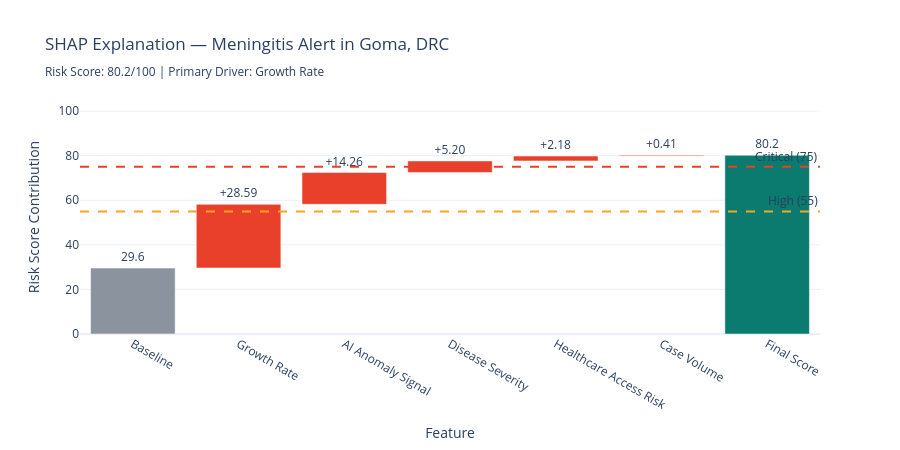
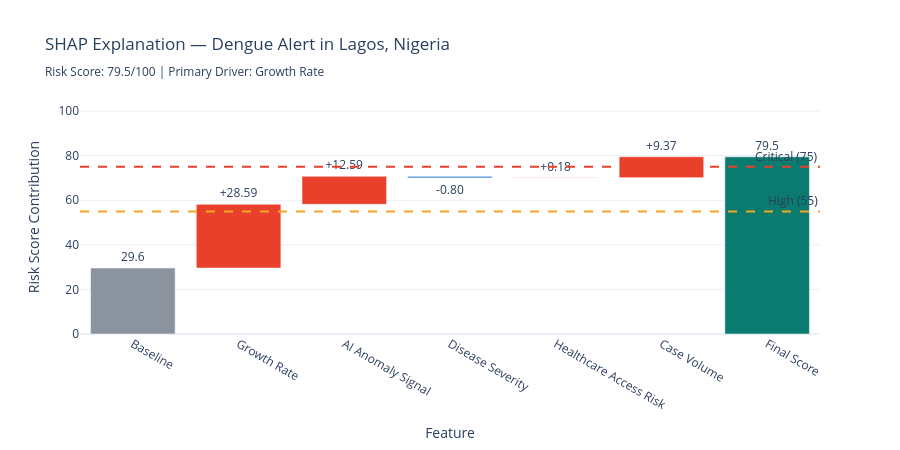
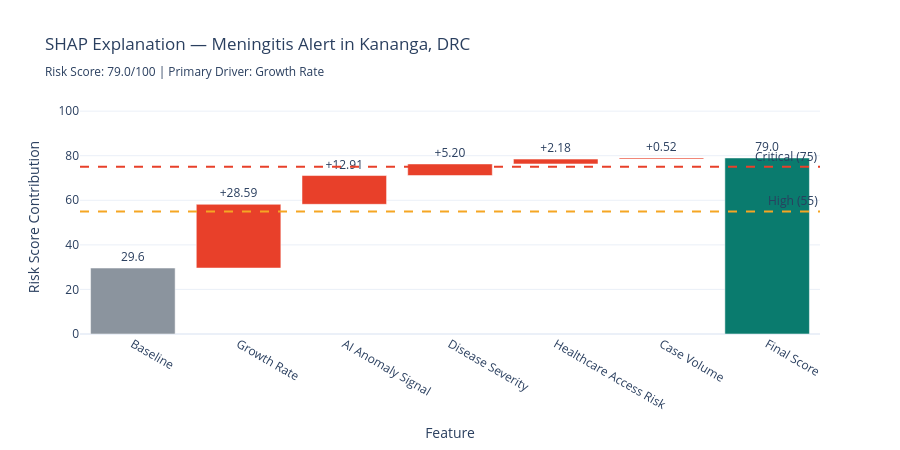

Write notebook code for charts like these, in order.
### Code cell
# ========================================
# VISUALISE SHAP FOR TOP ALERTS
# ========================================

def plot_shap_waterfall(region, country, disease, shap_df, baseline):
    """
    Creates a waterfall chart showing how each feature
    pushed the risk score up or down from the baseline.
    
    Waterfall charts are the standard SHAP visualisation.
    Each bar shows one feature's contribution.
    Red = pushed score up (increased risk)
    Blue = pushed score down (decreased risk)
    """
    
    # Find this specific alert (highest risk score for this combo)
    match = shap_df[
        (shap_df['region'] == region) &
        (shap_df['country'] == country) &
        (shap_df['disease'] == disease)
    ].nlargest(1, 'risk_score')
    
    if len(match) == 0:
        print(f"No alert found for {region}, {country} — {disease}")
        return None
    
    row = match.iloc[0]
    
    shap_values = [row[f'shap_{n}'] for n in FEATURE_NAMES]
    colors = ['#E8402A' if v > 0 else '#4A90D9' for v in shap_values]
    
    # Build waterfall: start at baseline, add each SHAP value
    cumulative = [baseline]
    for v in shap_values:
        cumulative.append(cumulative[-1] + v)
    
    fig = go.Figure()
    
    # Baseline bar
    fig.add_trace(go.Bar(
        x=['Baseline'],
        y=[baseline],
        marker_color='#8B949E',
        name='Baseline',
        text=[f'{baseline:.1f}'],
        textposition='outside'
    ))
    
    # Feature contribution bars
    for i, (name, val) in enumerate(zip(FEATURE_NAMES, shap_values)):
        fig.add_trace(go.Bar(
            x=[name],
            y=[val],
            base=[cumulative[i]],
            marker_color=colors[i],
            name=f'{name}: {val:+.2f}',
            text=[f'{val:+.2f}'],
            textposition='outside'
        ))
    
    # Final score bar
    fig.add_trace(go.Bar(
        x=['Final Score'],
        y=[row['risk_score']],
        marker_color='#0A7B6E',
        name=f"Risk Score: {row['risk_score']:.1f}",
        text=[f"{row['risk_score']:.1f}"],
        textposition='outside'
    ))
    
    # Risk threshold lines
    fig.add_hline(y=75, line_dash="dash", line_color="#E8402A",
                  annotation_text="Critical (75)")
    fig.add_hline(y=55, line_dash="dash", line_color="#F5A623",
                  annotation_text="High (55)")
    
    fig.update_layout(
        title=(
            f"SHAP Explanation — {disease} Alert in {region}, {country}<br>"
            f"<sub>Risk Score: {row['risk_score']:.1f}/100 | "
            f"Primary Driver: {row['top_factor']}</sub>"
        ),
        xaxis_title="Feature",
        yaxis_title="Risk Score Contribution",
        yaxis_range=[0, 105],
        template='plotly_white',
        height=450,
        showlegend=False,
        barmode='overlay'
    )
    
    return fig


# Plot top 3 highest-risk alerts
print("📊 Generating SHAP waterfall charts for top alerts...\n")

top_alerts = shap_df.nlargest(3, 'risk_score')[
    ['country', 'region', 'disease', 'risk_score', 'top_factor']
].reset_index(drop=True)

print("Top 3 alerts being explained:")
print(top_alerts.to_string(index=False))
print()

for _, row in top_alerts.iterrows():
    fig = plot_shap_waterfall(
        row['region'], row['country'],
        row['disease'], shap_df, baseline_prediction
    )
    if fig:
        fig.show()

### Figure 1 — Plotly figure (JSON) as saved in the notebook; plotly's stock layout.template omitted (floating-point values rounded to 4 significant figures)
{"data": [{"marker": {"color": "#8B949E"}, "name": "Baseline", "text": ["29.6"], "textposition": "outside", "type": "bar", "x": ["Baseline"], "y": [29.6]}, {"base": [29.6], "marker": {"color": "#E8402A"}, "name": "Growth Rate: +28.59", "text": ["+28.59"], "textposition": "outside", "type": "bar", "x": ["Growth Rate"], "y": [28.59]}, {"base": [58.19], "marker": {"color": "#E8402A"}, "name": "AI Anomaly Signal: +14.26", "text": ["+14.26"], "textposition": "outside", "type": "bar", "x": ["AI Anomaly Signal"], "y": [14.26]}, {"base": [72.46], "marker": {"color": "#E8402A"}, "name": "Disease Severity: +5.20", "text": ["+5.20"], "textposition": "outside", "type": "bar", "x": ["Disease Severity"], "y": [5.2]}, {"base": [77.66], "marker": {"color": "#E8402A"}, "name": "Healthcare Access Risk: +2.18", "text": ["+2.18"], "textposition": "outside", "type": "bar", "x": ["Healthcare Access Risk"], "y": [2.184]}, {"base": [79.84], "marker": {"color": "#E8402A"}, "name": "Case Volume: +0.41", "text": ["+0.41"], "textposition": "outside", "type": "bar", "x": ["Case Volume"], "y": [0.407]}, {"marker": {"color": "#0A7B6E"}, "name": "Risk Score: 80.2", "text": ["80.2"], "textposition": "outside", "type": "bar", "x": ["Final Score"], "y": [80.2]}], "layout": {"annotations": [{"showarrow": false, "text": "Critical (75)", "x": 1, "xanchor": "right", "xref": "x domain", "y": 75, "yanchor": "bottom", "yref": "y"}, {"showarrow": false, "text": "High (55)", "x": 1, "xanchor": "right", "xref": "x domain", "y": 55, "yanchor": "bottom", "yref": "y"}], "barmode": "overlay", "height": 450, "shapes": [{"line": {"color": "#E8402A", "dash": "dash"}, "type": "line", "x0": 0, "x1": 1, "xref": "x domain", "y0": 75, "y1": 75, "yref": "y"}, {"line": {"color": "#F5A623", "dash": "dash"}, "type": "line", "x0": 0, "x1": 1, "xref": "x domain", "y0": 55, "y1": 55, "yref": "y"}], "showlegend": false, "title": {"text": "SHAP Explanation — Meningitis Alert in Goma, DRC<br><sub>Risk Score: 80.2/100 | Primary Driver: Growth Rate</sub>"}, "xaxis": {"title": {"text": "Feature"}}, "yaxis": {"range": [0, 105], "title": {"text": "Risk Score Contribution"}}}}

### Figure 2 — Plotly figure (JSON) as saved in the notebook; plotly's stock layout.template omitted (floating-point values rounded to 4 significant figures)
{"data": [{"marker": {"color": "#8B949E"}, "name": "Baseline", "text": ["29.6"], "textposition": "outside", "type": "bar", "x": ["Baseline"], "y": [29.6]}, {"base": [29.6], "marker": {"color": "#E8402A"}, "name": "Growth Rate: +28.59", "text": ["+28.59"], "textposition": "outside", "type": "bar", "x": ["Growth Rate"], "y": [28.59]}, {"base": [58.19], "marker": {"color": "#E8402A"}, "name": "AI Anomaly Signal: +12.59", "text": ["+12.59"], "textposition": "outside", "type": "bar", "x": ["AI Anomaly Signal"], "y": [12.59]}, {"base": [70.78], "marker": {"color": "#4A90D9"}, "name": "Disease Severity: -0.80", "text": ["-0.80"], "textposition": "outside", "type": "bar", "x": ["Disease Severity"], "y": [-0.8]}, {"base": [69.98], "marker": {"color": "#E8402A"}, "name": "Healthcare Access Risk: +0.18", "text": ["+0.18"], "textposition": "outside", "type": "bar", "x": ["Healthcare Access Risk"], "y": [0.184]}, {"base": [70.16], "marker": {"color": "#E8402A"}, "name": "Case Volume: +9.37", "text": ["+9.37"], "textposition": "outside", "type": "bar", "x": ["Case Volume"], "y": [9.366]}, {"marker": {"color": "#0A7B6E"}, "name": "Risk Score: 79.5", "text": ["79.5"], "textposition": "outside", "type": "bar", "x": ["Final Score"], "y": [79.5]}], "layout": {"annotations": [{"showarrow": false, "text": "Critical (75)", "x": 1, "xanchor": "right", "xref": "x domain", "y": 75, "yanchor": "bottom", "yref": "y"}, {"showarrow": false, "text": "High (55)", "x": 1, "xanchor": "right", "xref": "x domain", "y": 55, "yanchor": "bottom", "yref": "y"}], "barmode": "overlay", "height": 450, "shapes": [{"line": {"color": "#E8402A", "dash": "dash"}, "type": "line", "x0": 0, "x1": 1, "xref": "x domain", "y0": 75, "y1": 75, "yref": "y"}, {"line": {"color": "#F5A623", "dash": "dash"}, "type": "line", "x0": 0, "x1": 1, "xref": "x domain", "y0": 55, "y1": 55, "yref": "y"}], "showlegend": false, "title": {"text": "SHAP Explanation — Dengue Alert in Lagos, Nigeria<br><sub>Risk Score: 79.5/100 | Primary Driver: Growth Rate</sub>"}, "xaxis": {"title": {"text": "Feature"}}, "yaxis": {"range": [0, 105], "title": {"text": "Risk Score Contribution"}}}}

### Figure 3 — Plotly figure (JSON) as saved in the notebook; plotly's stock layout.template omitted (floating-point values rounded to 4 significant figures)
{"data": [{"marker": {"color": "#8B949E"}, "name": "Baseline", "text": ["29.6"], "textposition": "outside", "type": "bar", "x": ["Baseline"], "y": [29.6]}, {"base": [29.6], "marker": {"color": "#E8402A"}, "name": "Growth Rate: +28.59", "text": ["+28.59"], "textposition": "outside", "type": "bar", "x": ["Growth Rate"], "y": [28.59]}, {"base": [58.19], "marker": {"color": "#E8402A"}, "name": "AI Anomaly Signal: +12.91", "text": ["+12.91"], "textposition": "outside", "type": "bar", "x": ["AI Anomaly Signal"], "y": [12.91]}, {"base": [71.11], "marker": {"color": "#E8402A"}, "name": "Disease Severity: +5.20", "text": ["+5.20"], "textposition": "outside", "type": "bar", "x": ["Disease Severity"], "y": [5.2]}, {"base": [76.31], "marker": {"color": "#E8402A"}, "name": "Healthcare Access Risk: +2.18", "text": ["+2.18"], "textposition": "outside", "type": "bar", "x": ["Healthcare Access Risk"], "y": [2.184]}, {"base": [78.49], "marker": {"color": "#E8402A"}, "name": "Case Volume: +0.52", "text": ["+0.52"], "textposition": "outside", "type": "bar", "x": ["Case Volume"], "y": [0.52]}, {"marker": {"color": "#0A7B6E"}, "name": "Risk Score: 79.0", "text": ["79.0"], "textposition": "outside", "type": "bar", "x": ["Final Score"], "y": [79]}], "layout": {"annotations": [{"showarrow": false, "text": "Critical (75)", "x": 1, "xanchor": "right", "xref": "x domain", "y": 75, "yanchor": "bottom", "yref": "y"}, {"showarrow": false, "text": "High (55)", "x": 1, "xanchor": "right", "xref": "x domain", "y": 55, "yanchor": "bottom", "yref": "y"}], "barmode": "overlay", "height": 450, "shapes": [{"line": {"color": "#E8402A", "dash": "dash"}, "type": "line", "x0": 0, "x1": 1, "xref": "x domain", "y0": 75, "y1": 75, "yref": "y"}, {"line": {"color": "#F5A623", "dash": "dash"}, "type": "line", "x0": 0, "x1": 1, "xref": "x domain", "y0": 55, "y1": 55, "yref": "y"}], "showlegend": false, "title": {"text": "SHAP Explanation — Meningitis Alert in Kananga, DRC<br><sub>Risk Score: 79.0/100 | Primary Driver: Growth Rate</sub>"}, "xaxis": {"title": {"text": "Feature"}}, "yaxis": {"range": [0, 105], "title": {"text": "Risk Score Contribution"}}}}
